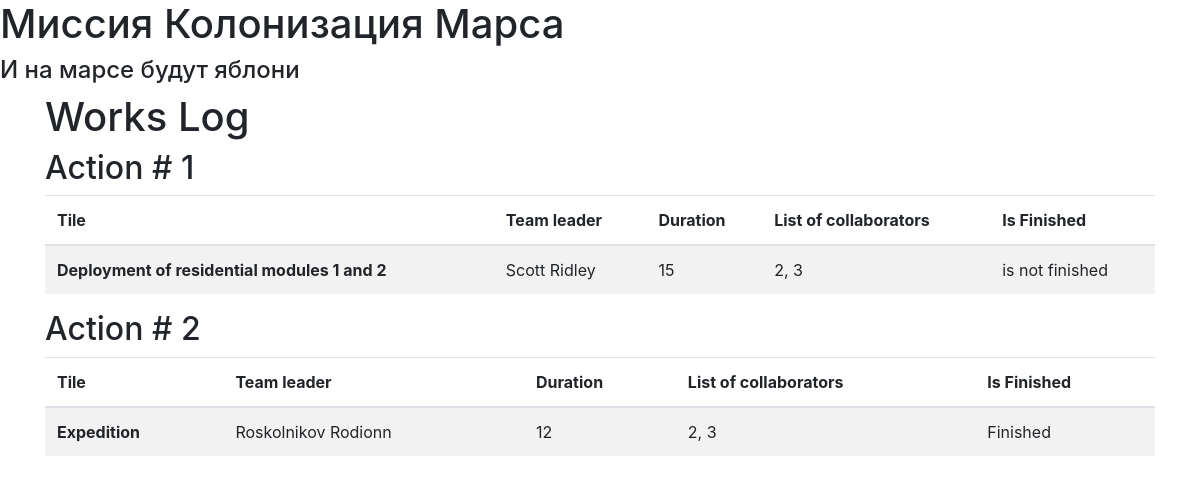
The page / on the database its author committed.
### data/jobs.py (models this page shows)
class Jobs(SqlAlchemyBase):
    __tablename__ = 'jobs'
    id = sqlalchemy.Column(sqlalchemy.Integer, primary_key=True, autoincrement=True)
    job = sqlalchemy.Column(sqlalchemy.String, nullable=True)
    work_size = sqlalchemy.Column(sqlalchemy.String, nullable=True)
    collaborators = sqlalchemy.Column(sqlalchemy.String, nullable=True)
    start_date = sqlalchemy.Column(sqlalchemy.DateTime, default=datetime.datetime.now)
    end_date = sqlalchemy.Column(sqlalchemy.DateTime, default=datetime.datetime.now)
    is_finished = sqlalchemy.Column(sqlalchemy.Boolean, nullable=True)
    team_leader = sqlalchemy.Column(sqlalchemy.Integer,
                                sqlalchemy.ForeignKey("users.id"))
    user = orm.relation('User')

### data/users.py (models this page shows, shortened)
class User(SqlAlchemyBase):
    __tablename__ = 'users'
    id = sqlalchemy.Column(sqlalchemy.Integer,
                           primary_key=True, autoincrement=True)
    surname = sqlalchemy.Column(sqlalchemy.String, nullable=True)
    name = sqlalchemy.Column(sqlalchemy.String, nullable=True)
    age = sqlalchemy.Column(sqlalchemy.Integer, nullable=True)
    position = sqlalchemy.Column(sqlalchemy.Integer, nullable=True)
    speciality = sqlalchemy.Column(sqlalchemy.Integer, nullable=True)
    address = sqlalchemy.Column(sqlalchemy.Integer, nullable=True)
    email = sqlalchemy.Column(sqlalchemy.String, unique=True, nullable=True)
    hashed_password = sqlalchemy.Column(sqlalchemy.String, nullable=True)
    modified_date = sqlalchemy.Column(sqlalchemy.DateTime, default=datetime.datetime.now)
    news = orm.relation("Jobs", back_populates='user')

### main.py (the view)
@app.route("/")
def index():
    db_sess = db_session.create_session()
    jobss = db_sess.query(Jobs).all()
    return render_template('index.html', jobs=jobss)

### data/db_session.py (called while the page is built)
def create_session() -> Session:
    global __factory
    return __factory()

### templates/index.html
{% extends "base.html" %}
{% block content %}
<h1>Works Log</h1>
{% for item in jobs%}
  <h2>Action # {{item.id}}</h2>
  <table class="table table-striped">
    <thead>
      <tr>
        <th scope="col">Tile</th>
        <th scope="col">Team leader</th>
        <th scope="col">Duration</th>
        <th scope="col">List of collaborators</th>
        <th scope="col">Is Finished</th>
      </tr>
    </thead>
    <tbody>
      <tr>
        <th scope="row">{{item.job.capitalize()}}</th>
        <td>{{item.user.surname}} {{item.user.name}}</td>
        <td>{{item.work_size}}</td>
        <td>{{item.collaborators}}</td>
        <td>
          {% if item.is_finished %}
          Finished
          {% else %}
          is not finished
          {% endif %}
        </td>
      </tr>
    </tbody>
  </table>
{% endfor %}
{% endblock %}

### templates/base.html (shortened to what this page needs)
<!doctype html>
<html lang="en">
<head>
    <link rel="stylesheet"
          href="https://stackpath.bootstrapcdn.com/bootstrap/4.4.1/css/bootstrap.min.css"
>
    <link rel="stylesheet" type="text/css" href="{{ css }}" />
</head>
<body>
<header>
    <h1>Миссия Колонизация Марса</h1>
</header>
<h4>И на марсе будут яблони</h4>
<main role="main" class="container">
    {% block content %}{% endblock %}
</main>
</body>
</html>

### rows shown on the page
Jobs: id "1", job "Deployment of residential modules 1 and 2", user.surname "Scott", user.name "Ridley", work_size "15", collaborators "2, 3", is_finished "is not finished"
Jobs: id "2", job "Expedition", user.surname "Roskolnikov", user.name "Rodionn", work_size "12", collaborators "2, 3", is_finished "Finished"
